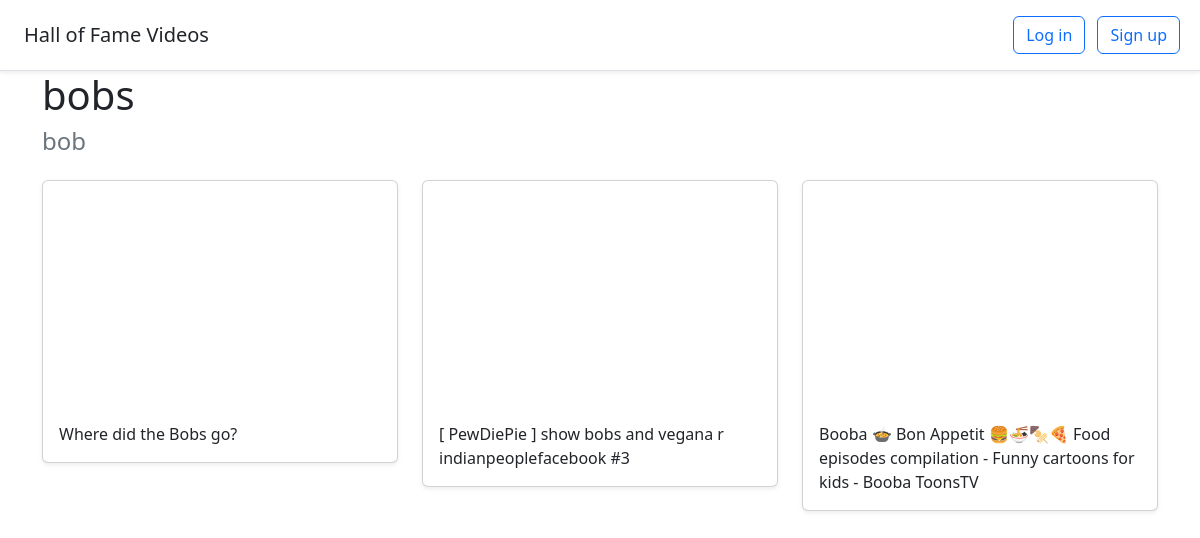
Screenshot of /halloffame/1 with the database file from the repository.
### halls/models.py (models this page shows)
class Hall(models.Model):
    title = models.CharField(max_length=255)
    user = models.ForeignKey(User, on_delete=models.CASCADE)

class Video(models.Model):
    title = models.CharField(max_length=255)
    url = models.URLField()
    youtube_id = models.CharField(max_length=255)
    hall = models.ForeignKey(Hall, on_delete=models.CASCADE)

### halls/views.py (the view)
# urls.py: path("halloffame/<int:pk>", views.DetailHall.as_view(), name="detail_hall"),
class DetailHall(generic.DetailView):
    model = Hall
    template_name = "halls/detail_hall.html"

### halls/templates/halls/detail_hall.html (shortened to what this page needs)
{% extends 'halls/base.html' %}
{% block content %}
<div class="container">
    <h1>{{ hall.title }}</h1>
    <h4 class="text-muted">{{ hall.user.username }}</h4>
        <div class="row">
            {% for video in hall.video_set.all %}
            <div class='col-md-4 mt-3'>
                <div class='card mb-4 shadow-sm'>
                    <iframe width="100%" height="225" src="https://www.youtube.com/embed/{{ video.youtube_id }}" frameborder="0" allow="accelerometer; autoplay; clipboard-write; encrypted-media; gyroscope; picture-in-picture; web-share" allowfullscreen></iframe>
                    <div class="card-body">
                        <p class="card-text">{{ video.title }}</p>
                    </div>
                </div>
            </div>
            {% endfor %}
        </div>
</div>
{% endblock %}

### rows the page displays
Hall: title "bobs", user.username "bob"
Video: title "Where did the Bobs go?"
Video: title "[ PewDiePie ] show bobs and vegana r indianpeoplefacebook #3"
Video: title "Booba 🍲 Bon Appetit 🍔🍜🍢🍕 Food episodes compilation - Funny cartoons for kids - Booba ToonsTV"
